Frame 1 (no input): blank canvas, image omitted
Frame 60 (the mouse pressed at the canvas centre just before this capture): blank canvas, image omitted
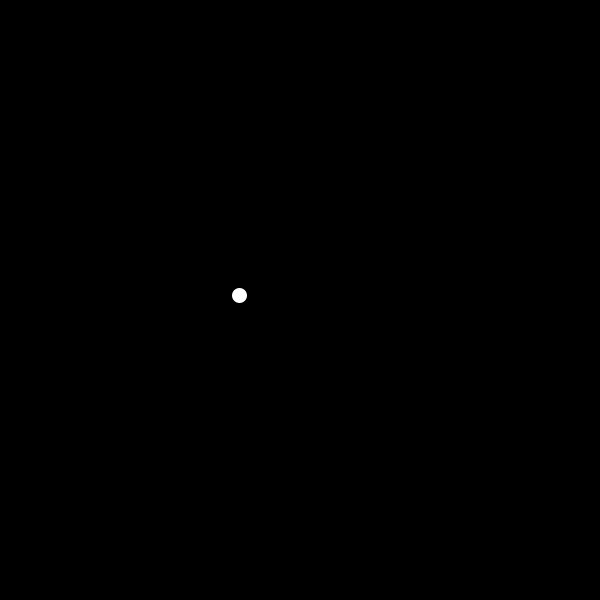
Frame 120 (the mouse held since frame 60 and released just before this capture)

The Processing sketch whose frames 1 and 60 were blank and that drew this single picture after the mouse press (run headless with seeded random() and noise(); from frame 60 on, the mouse is pressed at the canvas centre):

// Processing sketch: sketch_2D_PerlinNoise
// ── sketch_2D_PerlinNoise.pde
float xoff = 0;
float yoff = 600;
void setup(){
  size(600,600);
}

void draw(){
  background(0);
  fill(255);
  strokeWeight(5);
  ellipse(noise(xoff)*width, noise(yoff)*height, 20,20);
  
  xoff +=0.01;
  yoff +=0.01;
}
